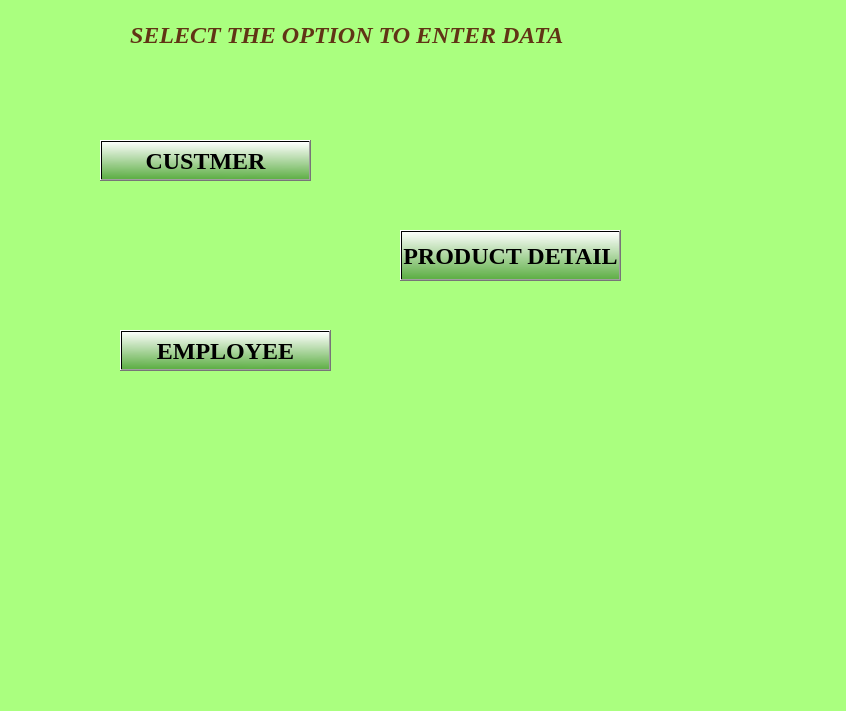
<?xml version="1.0" encoding="UTF-8"?>
<ui version="4.0">
 <class>MainWindow</class>
 <widget class="QMainWindow" name="MainWindow">
  <property name="geometry">
   <rect>
    <x>0</x>
    <y>0</y>
    <width>846</width>
    <height>711</height>
   </rect>
  </property>
  <property name="windowTitle">
   <string>MainWindow</string>
  </property>
  <property name="styleSheet">
   <string notr="true">background-color: rgb(170, 255, 127);
alternate-background-color: rgb(197, 185, 255);</string>
  </property>
  <widget class="QWidget" name="centralwidget">
   <widget class="QPushButton" name="pushButton_2">
    <property name="geometry">
     <rect>
      <x>120</x>
      <y>330</y>
      <width>211</width>
      <height>41</height>
     </rect>
    </property>
    <property name="font">
     <font>
      <family>Times New Roman</family>
      <pointsize>18</pointsize>
      <weight>75</weight>
      <bold>true</bold>
     </font>
    </property>
    <property name="styleSheet">
     <string notr="true">background-color: qlineargradient(spread:pad, x1:0.972, y1:1, x2:1, y2:0, stop:0 rgba(0, 0, 0, 255), stop:1 rgba(255, 255, 255, 255));
background-color: qlineargradient(spread:pad, x1:0.972, y1:1, x2:1, y2:0, stop:0 rgba(0, 73, 0, 111), stop:1 rgba(255, 255, 255, 255));</string>
    </property>
    <property name="text">
     <string>EMPLOYEE</string>
    </property>
   </widget>
   <widget class="QLabel" name="label_2">
    <property name="geometry">
     <rect>
      <x>130</x>
      <y>0</y>
      <width>501</width>
      <height>71</height>
     </rect>
    </property>
    <property name="font">
     <font>
      <family>Times New Roman</family>
      <pointsize>18</pointsize>
      <weight>75</weight>
      <italic>true</italic>
      <bold>true</bold>
     </font>
    </property>
    <property name="text">
     <string>&lt;html&gt;&lt;head/&gt;&lt;body&gt;&lt;p&gt;&lt;span style=&quot; color:#613415;&quot;&gt;  SELECT THE OPTION  TO ENTER DATA&lt;/span&gt;&lt;/p&gt;&lt;/body&gt;&lt;/html&gt;</string>
    </property>
   </widget>
   <widget class="QPushButton" name="pushButton">
    <property name="geometry">
     <rect>
      <x>100</x>
      <y>140</y>
      <width>211</width>
      <height>41</height>
     </rect>
    </property>
    <property name="font">
     <font>
      <family>Times New Roman</family>
      <pointsize>18</pointsize>
      <weight>75</weight>
      <bold>true</bold>
     </font>
    </property>
    <property name="styleSheet">
     <string notr="true">background-color: qlineargradient(spread:pad, x1:0.972, y1:1, x2:1, y2:0, stop:0 rgba(0, 0, 0, 255), stop:1 rgba(255, 255, 255, 255));
background-color: qlineargradient(spread:pad, x1:0.972, y1:1, x2:1, y2:0, stop:0 rgba(0, 73, 0, 111), stop:1 rgba(255, 255, 255, 255));</string>
    </property>
    <property name="text">
     <string>CUSTMER</string>
    </property>
   </widget>
   <widget class="QPushButton" name="pushButton_6">
    <property name="geometry">
     <rect>
      <x>400</x>
      <y>230</y>
      <width>221</width>
      <height>51</height>
     </rect>
    </property>
    <property name="font">
     <font>
      <family>Times New Roman</family>
      <pointsize>18</pointsize>
      <weight>75</weight>
      <bold>true</bold>
     </font>
    </property>
    <property name="styleSheet">
     <string notr="true">background-color: qlineargradient(spread:pad, x1:0.972, y1:1, x2:1, y2:0, stop:0 rgba(0, 0, 0, 255), stop:1 rgba(255, 255, 255, 255));
background-color: qlineargradient(spread:pad, x1:0.972, y1:1, x2:1, y2:0, stop:0 rgba(0, 73, 0, 111), stop:1 rgba(255, 255, 255, 255));</string>
    </property>
    <property name="text">
     <string>PRODUCT DETAIL</string>
    </property>
   </widget>
  </widget>
  <widget class="QMenuBar" name="menubar">
   <property name="geometry">
    <rect>
     <x>0</x>
     <y>0</y>
     <width>846</width>
     <height>21</height>
    </rect>
   </property>
  </widget>
  <widget class="QStatusBar" name="statusbar"/>
 </widget>
 <resources/>
 <connections/>
</ui>
